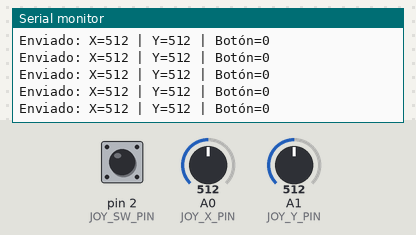
This sketch was run on a simulated Arduino Nano, built with avr-gcc and run on an emulated ATmega328P. Parts: the last lines printed to the serial monitor. The test bench sets the inputs (shaded band); at power-on: A0 (JOY_X_PIN) = 512, A1 (JOY_Y_PIN) = 512, pin 2 (JOY_SW_PIN) HIGH. No radio packets arrive unless stated.

Above: at 1.2 s.
1.3 s: A0 (JOY_X_PIN) set to 111
At 1.8 s:
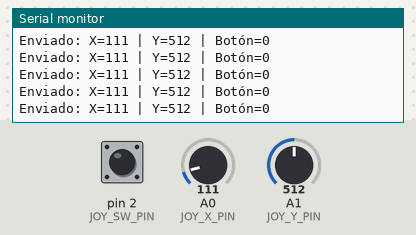
4.3 s: A0 (JOY_X_PIN) set to 89
At 4.8 s:
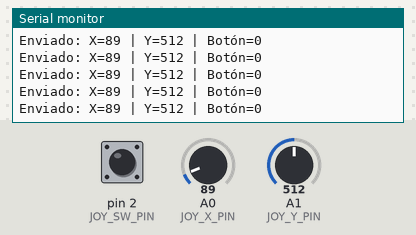
7.3 s: A1 (JOY_Y_PIN) set to 105
At 8.2 s:
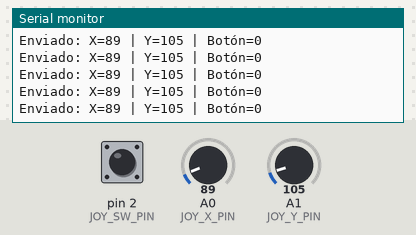
10.3 s: A1 (JOY_Y_PIN) set to 91
At 10.8 s:
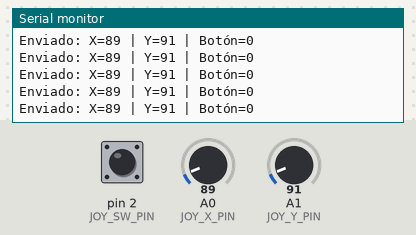
Timing chart, 0 to 13.3 s (numbered marks = the images above; inputs shaded):
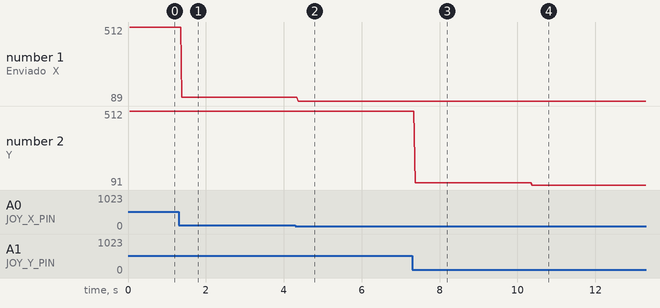

The sketch:

transimisornanonrf.ino
```cpp
/*
 * CÓDIGO TRANSMISOR PARA ARDUINO NANO + JOYSTICK
 * Lee los valores de un joystick y los envía vía nRF24L01+
 */

#include <SPI.h>
#include <nRF24L01.h>
#include <RF24.h>

// --- Configuración del nRF24L01+ ---
#define CE_PIN  9
#define CSN_PIN 10
RF24 radio(CE_PIN, CSN_PIN);
const byte address[6] = "00001"; // Misma dirección que en el receptor

// --- Configuración de los pines del Joystick ---
#define JOY_X_PIN A0
#define JOY_Y_PIN A1
#define JOY_SW_PIN 2

// --- Estructura para los datos ---
// Esta caja contendrá la información que enviaremos
struct DatosJoystick {
  int ejeX;
  int ejeY;
  bool boton;
};
DatosJoystick misDatos;

void setup() {
  Serial.begin(9600);

  // Configurar pines del joystick
  pinMode(JOY_SW_PIN, INPUT_PULLUP); // Usamos la resistencia PULLUP interna para el botón

  Serial.println("Iniciando Transmisor de Joystick...");

  if (!radio.begin()) {
    Serial.println("Módulo nRF no responde.");
    while (1) {}
  }

  radio.setPALevel(RF24_PA_LOW);
  radio.openWritingPipe(address);
  radio.stopListening();
}

void loop() {
  // 1. Leer los datos del joystick y guardarlos en nuestra estructura
  misDatos.ejeX = analogRead(JOY_X_PIN);
  misDatos.ejeY = analogRead(JOY_Y_PIN);
  misDatos.boton = !digitalRead(JOY_SW_PIN); // Invertimos la lógica. 'true' cuando se presiona.

  // 2. Enviar la estructura de datos completa
  // Usamos sizeof(misDatos) para enviar exactamente el tamaño de nuestra "caja"
  bool ok = radio.write(&misDatos, sizeof(misDatos));

  if (ok) {
    // Imprimimos los datos que estamos enviando (opcional, para depuración)
    Serial.print("Enviado: X=");
    Serial.print(misDatos.ejeX);
    Serial.print(" | Y=");
    Serial.print(misDatos.ejeY);
    Serial.print(" | Botón=");
    Serial.println(misDatos.boton);
  } else {
    Serial.println("Fallo en el envío.");
  }

  //delay(100); // Enviamos datos 10 veces por segundo. Puedes ajustar esto.
}
```

Measured:
- after the input at 1.3 s, the serial monitor: prints a new line after 0.09 s (image 1)
- after the input at 4.3 s, the serial monitor: prints a new line after 0.07 s (image 2)
- after the input at 7.3 s, the serial monitor: prints a new line after 0.08 s (image 3)
- after the input at 10.3 s, the serial monitor: prints a new line after 0.08 s (image 4)
- plotted number 1: 512 → 111 after the input at 1.3 s, 111 → 89 after the input at 4.3 s
- plotted number 2: 512 → 105 after the input at 7.3 s, 105 → 91 after the input at 10.3 s
